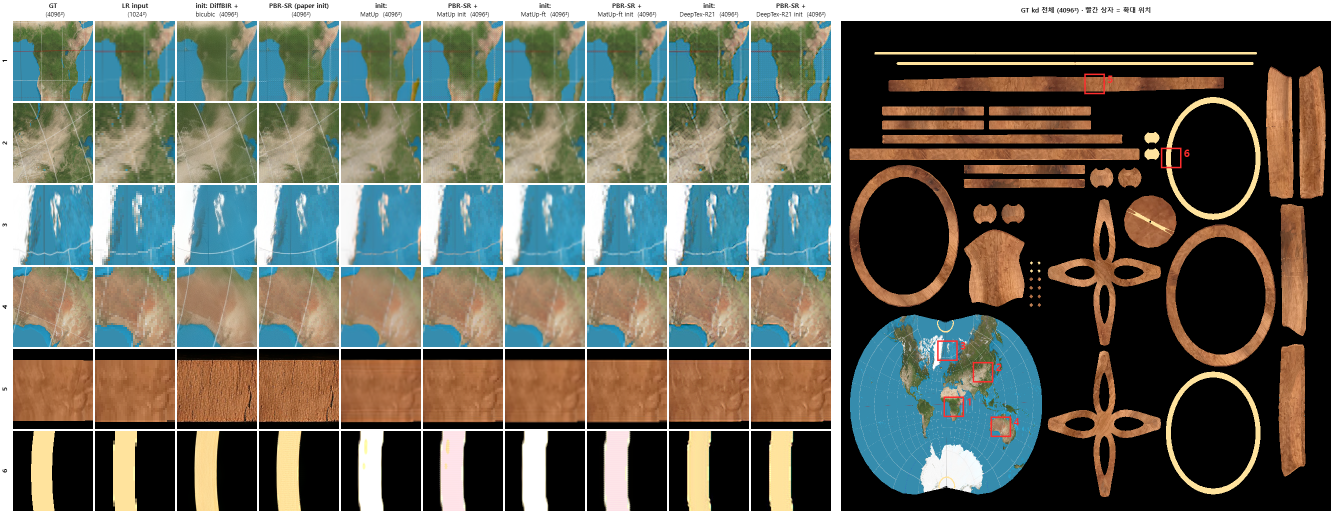
#> input picture runs/pbr_sr/viewer/shots/kd_montage.png, 2678 x 1034 px, given in place of baseColor.png, which was not available (shown at 1/2 size)
$ python matup_tiles.py --mask ../../../runs/pbr_sr/viewer/shots/kd_montage.png
#> lines starting #> are read from the running program, lines starting #| are printed output that depends on the picture
#!/usr/bin/env python3
"""MatUp x4 of PBR-SR's 1024^2 LR maps, run as overlapping 128^2 tiles and blended.

    cd docker && docker compose run --rm matup python /workspace/variants/pbr_sr/init/matup_tiles.py

Why tiles. MatUp (external/matup_egsr, not edited) is built around 128^2 inputs
(--material_size 128, the paper's setting). Its SwinIR-L step upsamples the
renders without tiling: sr_swinir.py sets tile = None and pushes a batch of
whole images through the model. At 1024^2 that would not fit in memory. So the
LR maps are cut into 128^2 tiles, every tile is a MatUp run of its own, at the
size MatUp was made for, and the 512^2 results are blended back together.

Tiling (LR px; HR = x4):
  - The LR maps are reflect-padded by PAD = 8, so the image edge falls inside a
    tile's valid area.
  - Tiles are 128 at stride 112 (16 overlap), the last one anchored at the edge.
  - From each 512^2 output, CROP = 16 HR px are dropped on every side. MatUp leaves
    the outer tile_width//2 = 8 px as zero padding (data_utils.py: pad_output). Its
    bilinear init also wraps around the tile border (file_utils.read_img_as_float:
    BORDER_WRAP), which is wrong for a cut-out tile.
  - Neighbours then share 64 - 2*16 = 32 HR px, blended with a linear ramp.
  - A tile with no UV-mask texel in its kept area is not run. It, and anything
    outside every kept area, gets MatUp's own init: cv2 INTER_LINEAR x4.

MatUp's settings are its defaults (main.py), with --upscaler swinir as in its
README. Two inputs need a choice:
  - normal: no --ogl_normals. MatUp writes normals in its internal convention
    (data_utils.py: write_normal(..., opengl_normals=False)). Reading them in the
    same convention makes the output keep the input's convention, whatever
    Cradle_Globe's is. That is what PBR-SR's `read` init needs.
  - height: Cradle_Globe ships none, so it is a constant 0.5. MatUp displaces by
    disp_val*(h-0.5), so this means no displacement.
MatUp clamps roughness to >= 0.045 (dataLoader.load_roughness). That is its own
behaviour, kept.

Resumable: a tile with tiles/<y>_<x>/out/*/baseColor_opt.png is done. Rerunning
skips it, and --stitch-only only blends.

Written under runs/pbr_sr/init/matup/:
  tiles/<y>_<x>/...                    each MatUp run (SVBRDF in, out/<stamp>/ results, run.log)
  {baseColor,roughness,metallic,normal}.png   4096^2 16-bit, blended
  tiles.json                           the grid, which tiles ran, timings
"""
import argparse
import glob
import json
import os
import subprocess
import sys
import time

import cv2
import numpy as np

REPO = os.path.abspath(os.path.join(os.path.dirname(__file__), *[os.pardir] * 3))
MATUP = os.path.join(REPO, "external", "matup_egsr")
MAPS = ["baseColor", "roughness", "metallic", "normal", "height"]
OUT_MAPS = {"baseColor": True, "roughness": False, "metallic": False, "normal": True}  # name -> RGB?
S = 4            # MatUp's fixed scale
T = 128          # LR tile (MatUp --material_size)
STRIDE = 112
PAD = 8
CROP = 16        # HR px dropped per side
RAMP = 32        # HR px blend ramp (= the overlap left after cropping)


def read16(path):
#> called with path = 'runs/pbr_sr/init/lr/lr16/baseColor.png'
    img = cv2.imread(path, cv2.IMREAD_UNCHANGED)
#> img is the input picture: shape (1034, 2678, 4); mean B, G, R, A 95.8, 106.8, 105.4, 255
    if img is None:
        raise SystemExit("cannot read %s" % path)
    if img.ndim == 3:
        img = img[..., ::-1]                                  # BGR -> RGB
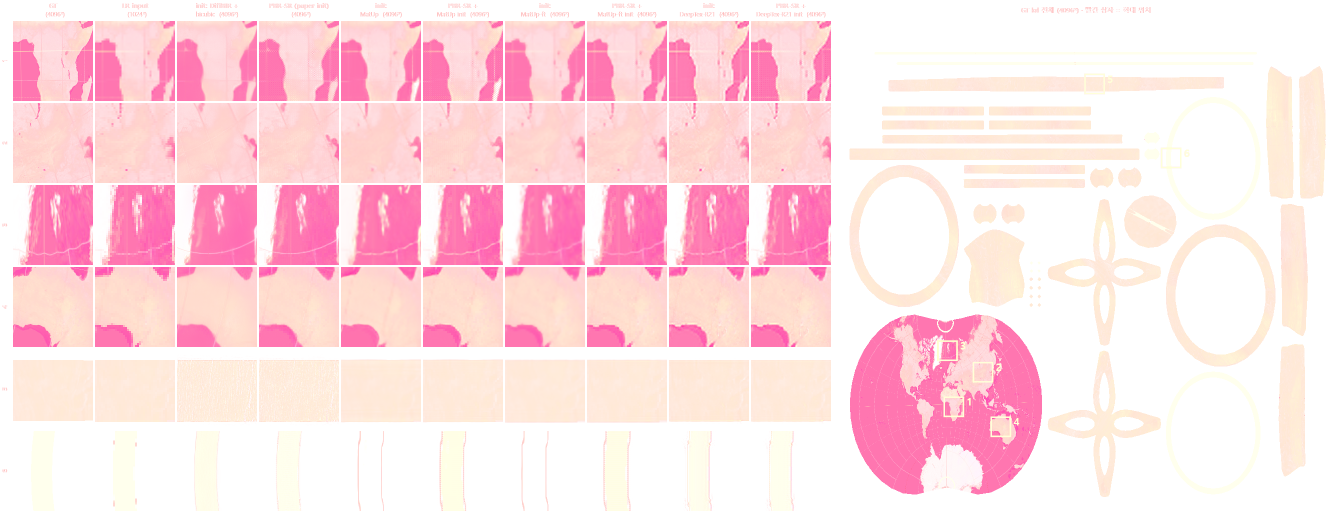
#> img: shape (1034, 2678, 4) (shown at 1/2 size); mean R, G, B, A 255, 105.4, 106.8, 95.8; transparent parts drawn white
    return img.astype(np.float64) / (65535.0 if img.dtype == np.uint16 else 255.0)
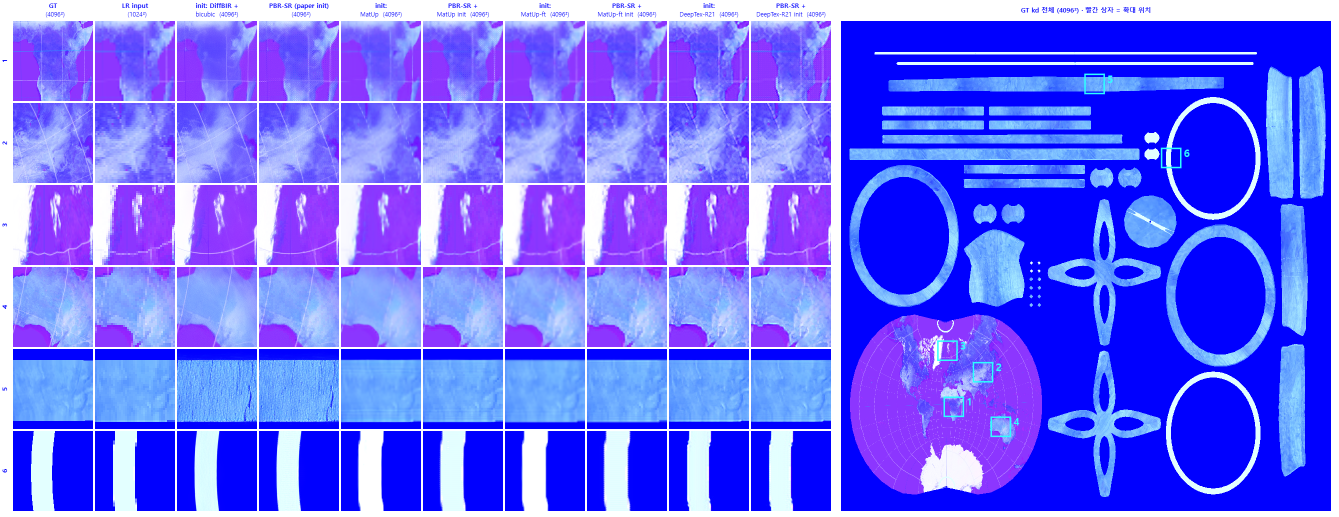
#> returned value: shape (1034, 2678, 4) float64 (shown at 1/2 size); mean of channels 0, 1, 2, 3 1, 0.413, 0.419, 0.376; drawn as B, G, R


def write16(path, x):
    arr = np.rint(np.clip(x, 0, 1) * 65535).astype(np.uint16)
    if arr.ndim == 3:
        arr = arr[..., ::-1]
    os.makedirs(os.path.dirname(path), exist_ok=True)
    if not cv2.imwrite(path, arr):
        raise SystemExit("cannot write %s" % path)


def starts(size):
    s = list(range(0, size - T + 1, STRIDE))
    if s[-1] != size - T:
        s.append(size - T)
    return s


def ramp_weights():
    """Weights over a tile's kept HR area: a linear ramp RAMP px wide on every side."""
    n = T * S - 2 * CROP
    r = np.minimum(np.arange(n) + 1, np.arange(n)[::-1] + 1) / RAMP
    r = np.clip(r, 0, 1)
    return np.outer(r, r)


def main():
    ap = argparse.ArgumentParser(description=__doc__, formatter_class=argparse.RawDescriptionHelpFormatter)
    ap.add_argument("--lr", default=os.path.join(REPO, "runs/pbr_sr/init/lr/lr16"))
    ap.add_argument("--mask", default=os.path.join(REPO, "runs/pbr_sr/init/lr/mask.png"))
    ap.add_argument("--out", default=os.path.join(REPO, "runs/pbr_sr/init/matup"))
    ap.add_argument("--limit", type=int, default=0, help="run at most N tiles (tests)")
    ap.add_argument("--stitch-only", action="store_true")
    args = ap.parse_args()

    lr = {m: read16(os.path.join(args.lr, m + ".png")) for m in MAPS}
#> call 2 of read16, with path = 'runs/pbr_sr/init/lr/lr16/roughness.png'
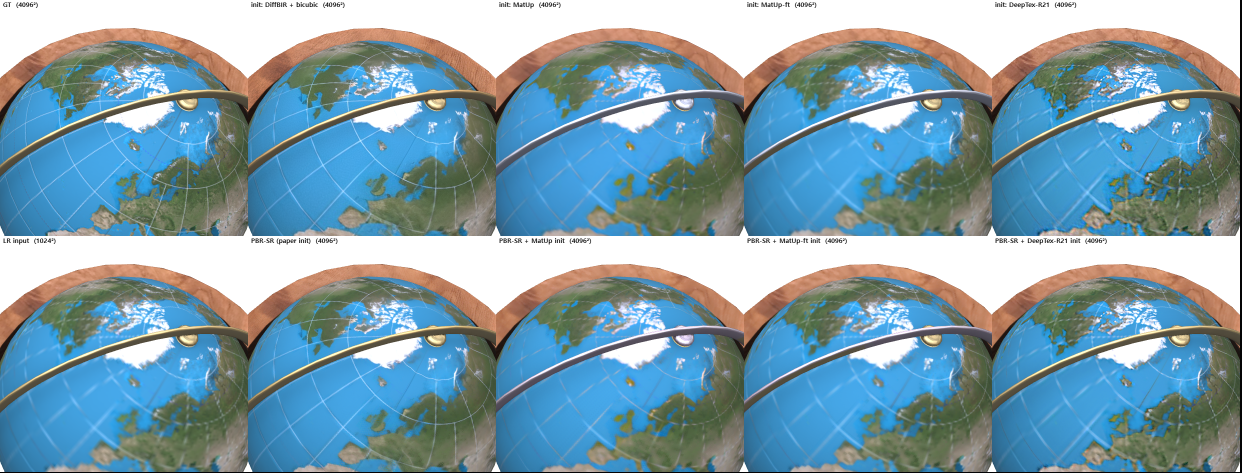
#> input picture runs/pbr_sr/viewer/shots/north_pole.png, 2484 x 945 px, given in place of roughness.png, which was not available (shown at 1/2 size)
#> in read16, img is the input picture: shape (945, 2484, 4); mean B, G, R, A 173.1, 159.3, 127.8, 255
#> in read16 (call 2), `img = img[..., ::-1]`:
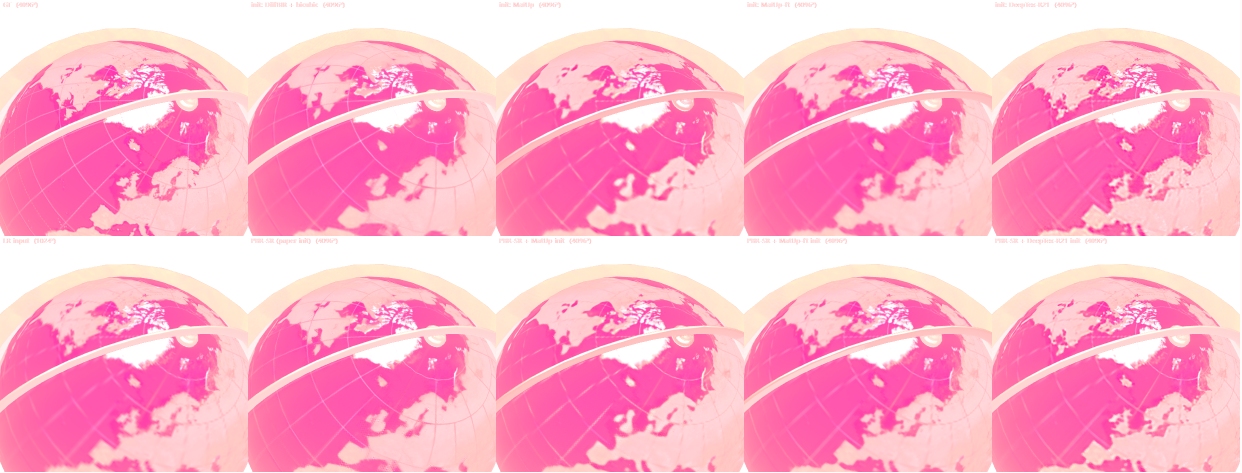
#> img: shape (945, 2484, 4) (shown at 1/2 size); mean R, G, B, A 255, 127.8, 159.3, 173.1; transparent parts drawn white
#> in read16 (call 2), `return img.astype(np.float64) / (65535.0 if img.dtype == np.uint16 els..`:
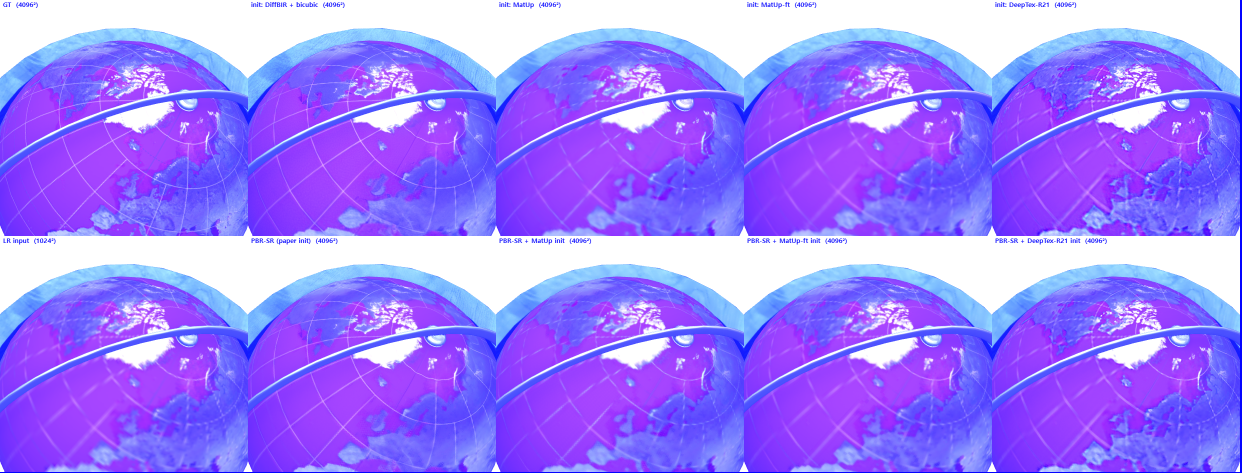
#> returned value: shape (945, 2484, 4) float64 (shown at 1/2 size); mean of channels 0, 1, 2, 3 1, 0.501, 0.625, 0.679; drawn as B, G, R
    H, W = lr["baseColor"].shape[:2]
    pad = {m: cv2.copyMakeBorder(lr[m], PAD, PAD, PAD, PAD, cv2.BORDER_REFLECT_101) for m in MAPS}
    mask = cv2.imread(args.mask, cv2.IMREAD_GRAYSCALE) > 0
    assert mask.shape == (H * S, W * S), (mask.shape, H, W)

    grid = [(y, x) for y in starts(H + 2 * PAD) for x in starts(W + 2 * PAD)]
    tiles_dir = os.path.join(args.out, "tiles")
    log = {"grid": {"tile": T, "stride": STRIDE, "pad": PAD, "crop_hr": CROP, "ramp_hr": RAMP,
                    "lr_size": [H, W], "n": len(grid)}, "tiles": {}}

    def kept_area(y, x):
        """The tile's kept HR area in unpadded HR coordinates."""
        y0, x0 = (y - PAD) * S + CROP, (x - PAD) * S + CROP
        n = T * S - 2 * CROP
        return y0, x0, n

    def done(d):
        return sorted(glob.glob(os.path.join(d, "out", "*", "baseColor_opt.png")))

    ran = 0
    for (y, x) in grid:
        key = "%04d_%04d" % (y, x)
        d = os.path.join(tiles_dir, key)
        y0, x0, n = kept_area(y, x)
        m = mask[max(y0, 0):max(y0 + n, 0), max(x0, 0):max(x0 + n, 0)]
        if not m.any():
            log["tiles"][key] = {"status": "skipped (no UV texel)"}
            continue
        if done(d):
            log["tiles"][key] = {"status": "done"}
            continue
        if args.stitch_only or (args.limit and ran >= args.limit):
            log["tiles"][key] = {"status": "pending"}
            continue
        svbrdf = os.path.join(d, "SVBRDF")
        for mp in MAPS:
            write16(os.path.join(svbrdf, mp + ".png"), pad[mp][y:y + T, x:x + T])
        cmd = [sys.executable, "main.py", "--upscaler", "swinir",
               "--input_mat", svbrdf + "/",
               "--render_dir", os.path.join(d, "radiance_LR") + "/",
               "--upsamplings_dir", os.path.join(d, "radiance_Upscaled") + "/",
               "--output_folder", os.path.join(d, "out") + "/"]
        t0 = time.time()
        with open(os.path.join(d, "run.log"), "w") as f:
            code = subprocess.call(cmd, cwd=MATUP, stdout=f, stderr=subprocess.STDOUT)
        sec = round(time.time() - t0, 1)
        ok = code == 0 and bool(done(d))
        log["tiles"][key] = {"status": "done" if ok else "FAILED (exit %d)" % code, "seconds": sec}
        ran += 1
        print("tile %s  %s  %.0fs  (%d/%d)" % (key, log["tiles"][key]["status"], sec,
              sum(v["status"] == "done" for v in log["tiles"].values()), len(grid)), flush=True)
        if not ok:
            text = open(os.path.join(d, "run.log"), errors="replace").read()
            if "nvml error" in text or "CUDA error" in text or "out of memory" in text:
                raise SystemExit("GPU failure in tile %s - see %s" % (key, os.path.join(d, "run.log")))

    pending = [k for k, v in log["tiles"].items() if v["status"] != "done" and not v["status"].startswith("skipped")]
    with open(os.path.join(args.out, "tiles.json"), "w") as f:
        json.dump(log, f, indent=2)
    if pending:
        print("%d tile(s) not done yet: %s ... - rerun to continue" % (len(pending), pending[:5]))
        if not args.stitch_only:
            sys.exit(2)

    # ---- blend
    w_tile = ramp_weights()
    for mp, rgb in OUT_MAPS.items():
        base = cv2.resize(lr[mp], (W * S, H * S), interpolation=cv2.INTER_LINEAR)   # MatUp's own init
        acc = np.zeros_like(base)
        wsum = np.zeros(base.shape[:2])
        for (y, x) in grid:
            key = "%04d_%04d" % (y, x)
            res = done(os.path.join(tiles_dir, key))
            if not res:
                continue
            img = read16(os.path.join(os.path.dirname(res[-1]), mp + "_opt.png"))
            if not rgb and img.ndim == 3:
                img = img[..., 0]
            img = img[CROP:T * S - CROP, CROP:T * S - CROP]
            y0, x0, n = kept_area(y, x)
            ys, xs = max(y0, 0), max(x0, 0)
            ye, xe = min(y0 + n, H * S), min(x0 + n, W * S)
            if ye <= ys or xe <= xs:
                continue
            sub = img[ys - y0:ye - y0, xs - x0:xe - x0]
            ww = w_tile[ys - y0:ye - y0, xs - x0:xe - x0]
            acc[ys:ye, xs:xe] += sub * (ww[..., None] if rgb else ww)
            wsum[ys:ye, xs:xe] += ww
        covered = wsum > 0
        outimg = base.copy()
        div = wsum[covered][:, None] if rgb else wsum[covered]
        outimg[covered] = acc[covered] / div
        write16(os.path.join(args.out, mp + ".png"), outimg)
        log.setdefault("coverage", {})[mp] = float(covered.mean())
        print("blended %s  coverage %.3f (rest = MatUp's bilinear init)" % (mp, covered.mean()))
    with open(os.path.join(args.out, "tiles.json"), "w") as f:
        json.dump(log, f, indent=2)


if __name__ == "__main__":
#> (the run stopped early here; a loop or call above may not have finished)
